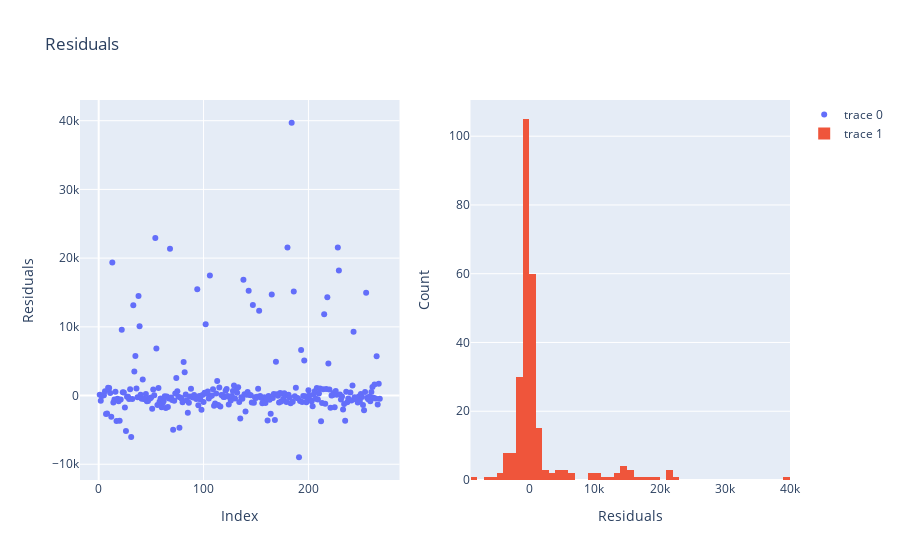

The cell this chart's notebook holds for it:
### Code cell
df_result['residuals'] = df_result['charges']-df_result['predicted']

fig = make_subplots(
     rows=1, cols=2,
     specs=[[{"type": "scatter"}, {"type": "histogram"}]]
     )
    
fig.add_trace(go.Scatter(x=list(np.arange(1,df_result.shape[0]+1,1)),y=df_result['residuals'],mode='markers'),row=1, col=1)    
fig.add_trace(go.Histogram(x= df_result['residuals'],nbinsx=50),row=1, col=2)
fig.update_xaxes(title_text='Index',row=1, col=1)
fig.update_yaxes(title_text='Residuals', row=1, col=1)
fig.update_xaxes(title_text="Residuals", row=1, col=2)
fig.update_yaxes(title_text='Count', row=1, col=2)
fig.update_layout(title = 'Residuals')
fig.show()

### Figure 1 — Plotly figure (JSON) as saved in the notebook; plotly's stock layout.template omitted (floating-point values rounded to 4 significant figures; data arrays with more than 128 entries replaced by an {"elided": "..."} marker saying what was removed)
{"data": [{"mode": "markers", "type": "scatter", "x": {"elided": "268 int values"}, "xaxis": "x", "y": {"elided": "268 float values"}, "yaxis": "y"}, {"nbinsx": 50, "type": "histogram", "x": {"elided": "268 float values"}, "xaxis": "x2", "yaxis": "y2"}], "layout": {"title": {"text": "Residuals"}, "xaxis": {"anchor": "y", "domain": [0, 0.45], "title": {"text": "Index"}}, "xaxis2": {"anchor": "y2", "domain": [0.55, 1], "title": {"text": "Residuals"}}, "yaxis": {"anchor": "x", "domain": [0, 1], "title": {"text": "Residuals"}}, "yaxis2": {"anchor": "x2", "domain": [0, 1], "title": {"text": "Count"}}}}
